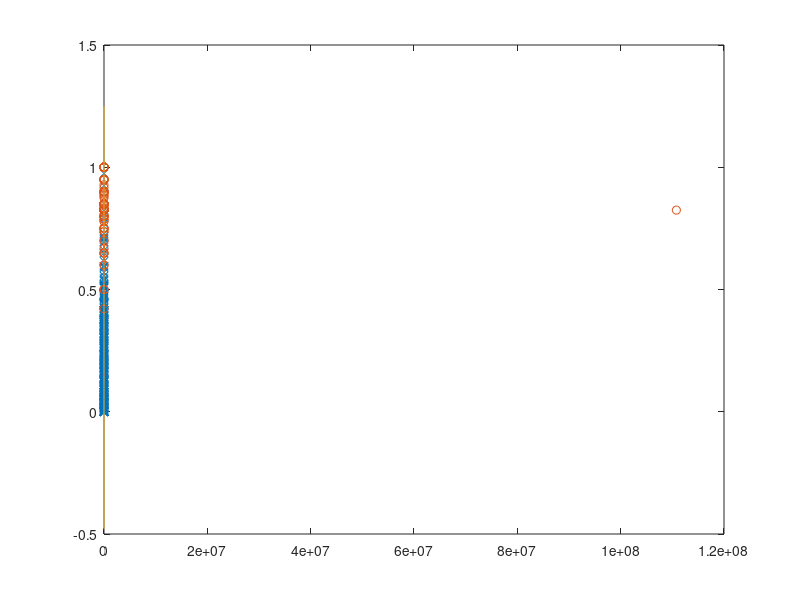

This chart was generated by the following MATLAB code:
clear all
close all
clc
A=xlsread('labelled_instances.csv');
Plus=A(1:305,:);
Minus=A(306:end,:);
PlusB=round(Plus(:,2)*10);
%A(2)
b=tabulate(PlusB);
b(:,3)=b(:,3)/sum(b(:,3));
plot(b(:,3),'b')
hold on

MinusB=round(Minus(:,3)*10);
%A(2)
a=tabulate(MinusB);
a(:,3)=a(:,3)/sum(a(:,3));
plot(a(:,3),'r')
%% Real

plot(Plus(:,1),Plus(:,2),'x')
hold on
plot(Minus(:,1),Minus(:,3),'o')

x=0.1:0.1:1;


y=-0.673077+1.92308*x;
hold on 
plot(x,y)


